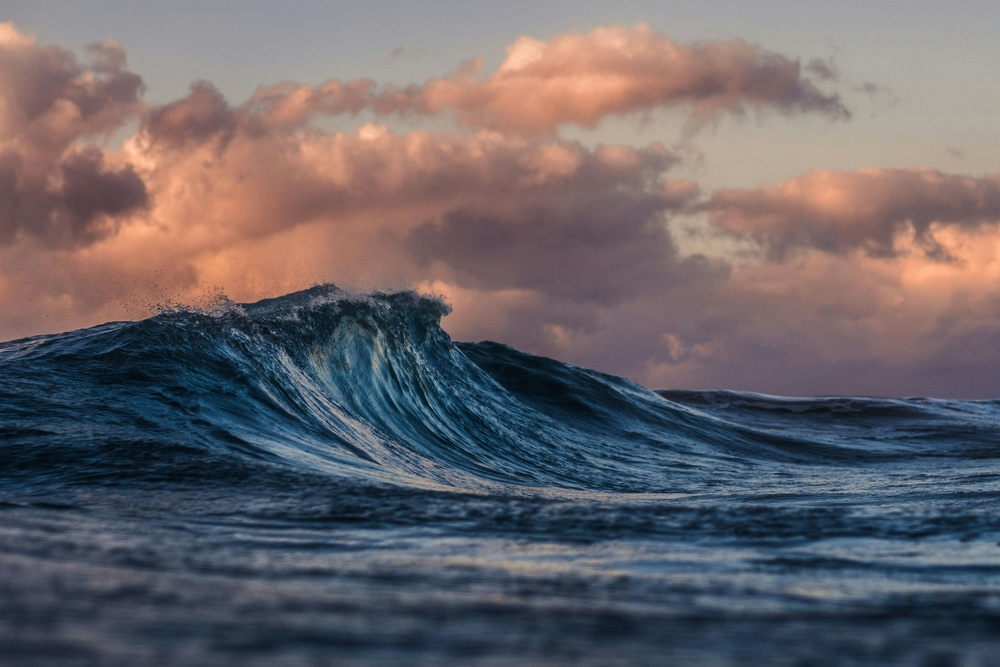
%> input picture ImageTestingIntro/background.jpg, 1000 x 667 px, shrunk from 4957 x 3305 before the run
$ octave PointOpeartions.m   (GNU Octave 9; MATLAB toolbox functions it lacks are replaced by stand-ins)
%> lines starting %> are read from the running program, lines starting %| are printed output that depends on the picture
image1 = imread("ImageTestingIntro\background.jpg");
%> image1 is the input picture: size 667x1000x3 uint8; mean R, G, B 105.6, 99.9, 105.1
%disp(A)

image2 = rgb2gray(image1);
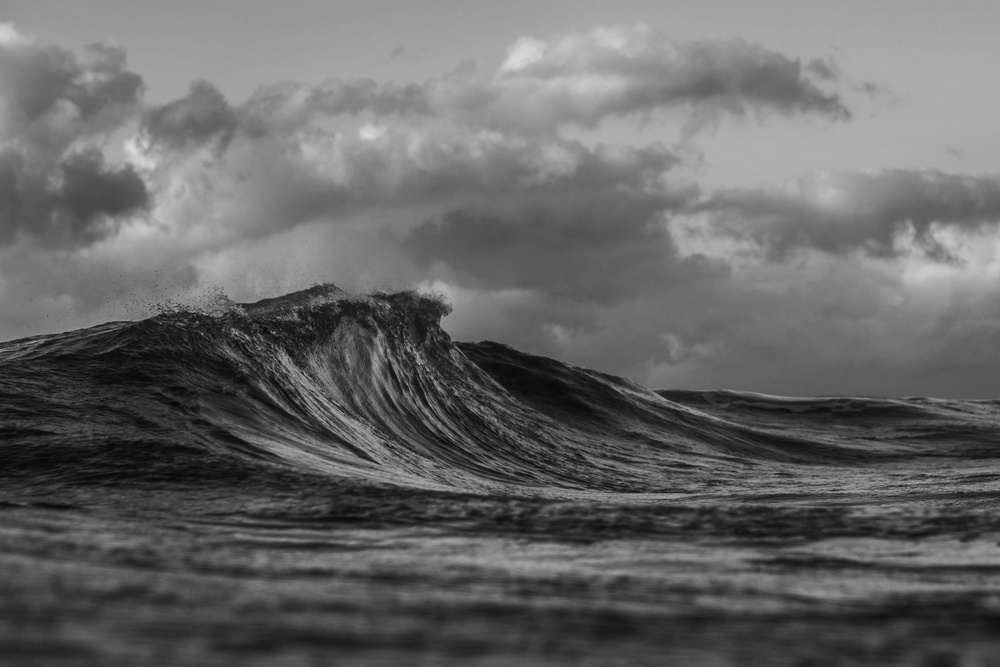
%> image2: size 667x1000 uint8; min 7, max 217, mean 102.2

figure
%subplot(2,2,1);
%imshow(image1);

subplot(2,2,1);
imshow(image2)
title("Gray Scale Original")

dullImage = image2 - 10;
moreDull = dullImage/3;
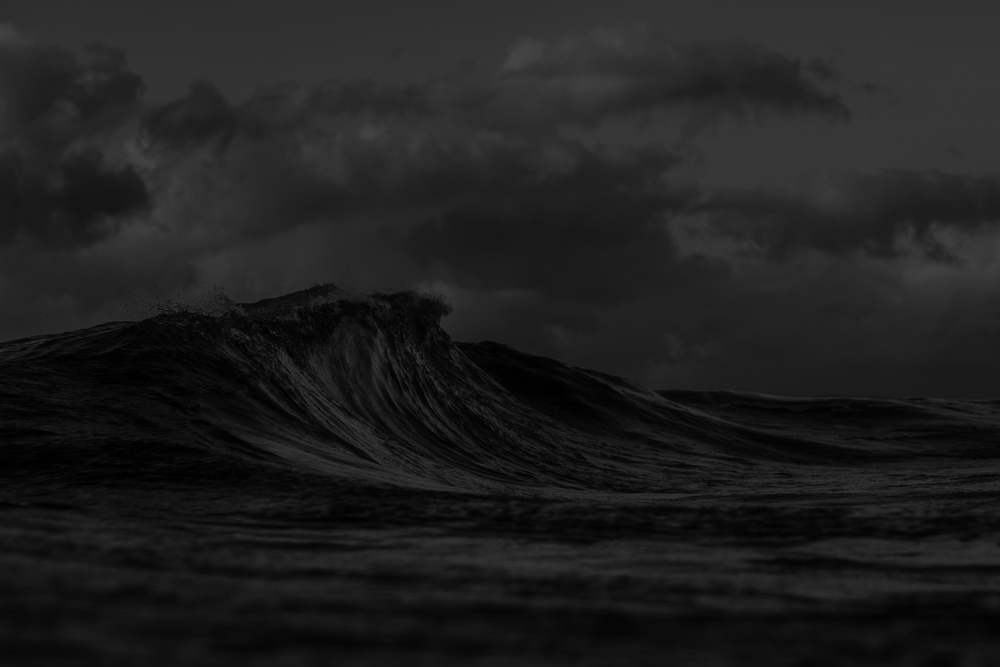
%> moreDull: size 667x1000 uint8; min 0, max 69, mean 30.7

subplot(2,2,2);
imshow(dullImage);
title("Gray Scale - 10")

subplot(2,2,[3,4]);
imshow(moreDull);
title("(Gray Scale - 10)/3 ")
